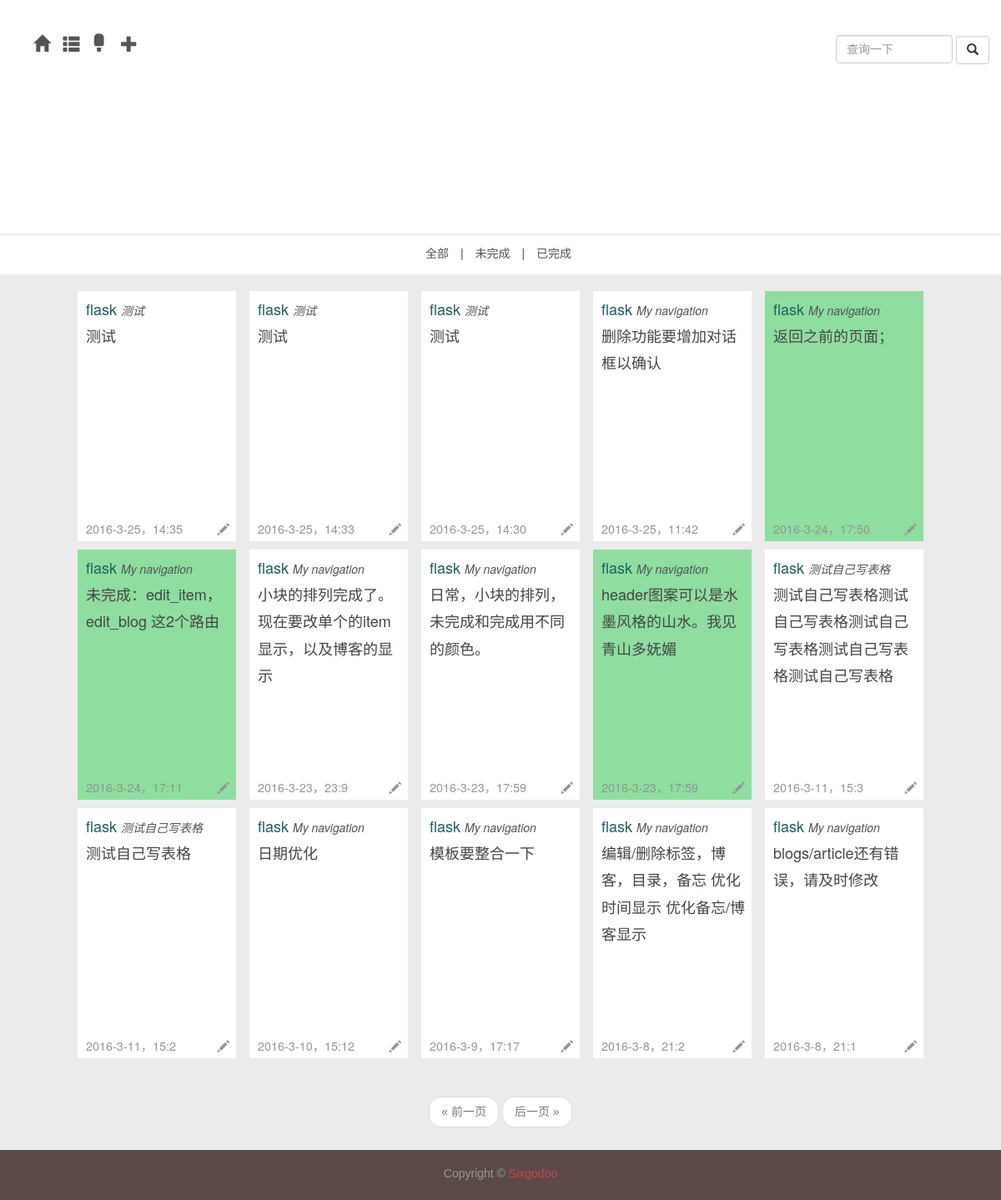
The app's page /daily/tag/2 with its own data.
### app/models.py (models this page shows, shortened)
class Item(db.Model):
	__tablename__ = 'items'
	id = db.Column(db.Integer, primary_key = True)
	name = db.Column(db.String, index = True)
	tag_id = db.Column(db.Integer, db.ForeignKey('tags.id'))
	timestamp = db.Column(db.DateTime,index=True,default=datetime.now)
	flags = db.Column(db.SmallInteger)								   # 16 bits integer, now 0 means not abandoned 2016.03.04 12:59:26
	text = db.Column(db.Text)

class Tag(db.Model):
	__tablename__ = 'tags'
	id = db.Column(db.Integer, primary_key = True)
	name = db.Column(db.String, unique = True)
	items = db.relationship('Item', backref = 'tag')

### app/main/views.py (the view)
@main.route('/daily/tag/<int:tag_id>',methods=['GET','POST'])
def tag(tag_id):
	form = QueryItemForm()
	page = request.args.get('page',1,type=int)
	if form.validate_on_submit():
		pagination = Item.query.filter_by(name=form.item_name.data).\
			order_by(Item.timestamp.desc()).\
			paginate(page,per_page=current_app.config['FLASKY_POSTS_PER_PAGE'],error_out=False)
		items = pagination.items
		return render_template('daily.html',title=u"检索",items=items,form=form,pagination=pagination)
	pagination = Item.query.filter_by(tag_id=tag_id).order_by(Item.timestamp.desc()).paginate(page,per_page=current_app.config['FLASKY_POSTS_PER_PAGE'],error_out=False)
	items = pagination.items
	return render_template('tag.html',title=u"日常",tag_id=tag_id,items=items,form=form,pagination=pagination)

### app/main/forms.py
class QueryItemForm(Form):
	item_name = StringField('',\
		validators=[Required()])
	submit = SubmitField(u'查询')

### app/templates/tag.html
{% extends "daily.html" %}
{% block page %}
	{% if pagination %}
	<div class="pagination my-pagination">
		<div class="container">
			{{macros.pagination_widget(pagination,'main.tag',tag_id=tag_id)}}
		</div>
	</div>
	{% endif %}
{% endblock %}

### app/templates/daily.html (shortened to what this page needs)
{% extends "new_base.html" %}
{% import "bootstrap/wtf.html" as wtf %}
{% block head %}
	{{super()}}
	<link href={{ url_for('static',filename='daily.css') }} rel="stylesheet">
{% endblock %}
{% block topnav %}
<div class="top-nav">
<ul class="list-inline">
	<li role="presentation"><a href={{url_for('main.daily')}}>全部</a></li>
	<li>|</li>
	<li role="presentation"><a href={{url_for('main.daily_req',req_id=0)}}>未完成</a></li>
	<li>|</li>
	<li role="presentation"><a href={{url_for('main.daily_req',req_id=1)}}>已完成</a></li>
</ul>
</div>
{% endblock %}
{%block nav_extent%}
<div class="nav-ul lg">
	<div class="dropdown">
	<a class="dropdown-toggle" data-toggle="dropdown" role="button" aria-haspopup="true" aria-expanded="false">
		<span class="glyphicon glyphicon-plus" aria-hidden="true"></span>
	</a>
</div>
</div>
{%endblock%}
{% block content %}
	<div class="main">
	{% if items %}
	{% for item in items %}
	<article {% if item.flags %}class="post post-ok"{% else %}class="post post-not"{%endif%}>
		<header class="post-text">
			<p>
				<a href={{url_for('main.tag',tag_id=item.tag.id)}}>{{item.tag.name}}</a>
				<a href={{url_for('main.item',item_id=item.id)}}><i style="font-size:14px;">{{item.name}}</i></a>
			</p>
			<p>{{item.text[:57]}}
			</p>
					<p class="post-time">
						{{item.timestamp.year}}-{{item.timestamp.month}}-{{item.timestamp.day}}，{{item.timestamp.hour}}:{{item.timestamp.minute}}
					</p>
					<div class="post-edit">
						<a href={{url_for('main.edit_item',item_id=item.id)}}>
							<span class="glyphicon glyphicon-pencil"></span>
						</a>
					</div>
				</header>
</article>
{% endfor %}
{% endif %}
</div>
<div class="container">
	<div class="nav-query">
		<form action="" method="post" name="item_query">
				{{form.item_name(class="form-control",placeholder="查询一下")}}
				<button class="btn btn-default" type="submit" style="inline-block">
					<span class="glyphicon glyphicon-search"></span>
				</button>
		</form>
	</div>
</div>
{% endblock %}

### app/static/new_base.css (style rules this page uses)
body { min-height: 700px; color: #555; font-size: 14px; line-height:1.75em; background:#ebebeb; position:relative; font-family: Helvetica, Arial, STXihei, "华文细黑", "Microsoft YaHei", "微软雅黑", sans-serif; }
.top-nav { padding-top: 10px; padding-bottom: 2px; border-top: 2px solid #EBEBEB; background-color: #FFFFFF; margin-bottom: 20px; text-align: center; }
.top-nav a { color:#505050; }
.nav a { color: #555; }
.nav-query { position: fixed; right: 1em; top:3em; width: auto; }
.nav-query .form-control { display: inline-block; width:10em; margin-right: 0; }
.nav-ul { display: inline-block; padding-left: 0.3em; }
.lg { padding: 10px 5px; font-size: 20px; margin-bottom: -10px; }
.my-pagination { display: block; bottom: 100px; margin: 0; width: 100%; height: 60px; text-align: center; padding-top:1.2em; }

### app/static/daily.css (style rules this page uses)
.main { display: flex; flex-direction: row; flex-wrap: wrap; justify-content:center; align-items: flex-start; }
.post { width: 190px; height: 300px; padding-left: 10px; padding-right: 7px; background:#FFFFFF; margin-left: 8px; margin-right: 8px; margin-bottom: 10px; position:relative; overflow:hidden; }
.post-text i { color: #505050; }
.post a { color: #1F5F5D; }
.post p { margin: 0; }
.post-ok { background-color: #FFFFFF; }
.post-not { background-color: rgba(101, 217, 125, 0.68); }
.post-text { margin: 5px 0; color: #444443; font:normal 18px/1.8 "Helvetica Neue", "Helvetica", "Arial", "Hiragino Sans GB", "Microsoft Yahei", "WenQuanYi Micro Hei", "sans-serif"; }
.post-edit { position: absolute; bottom: 1px; right: 8px; font-size: 0.8em; }
.post-edit a { color: #959595; }
.post-time { position: absolute; bottom: 2px; font-size: 0.8em; color: #959595; }

### app/templates/base.html (style rules this page uses)
article, aside, details, figcaption, figure, footer, header, hgroup, menu, nav, section { display: block; }

### records on screen
Item: tag.name "flask", name "测试", text "测试", timestamp.year "2016", timestamp.month "3", timestamp.day "25", timestamp.hour "14", timestamp.minute "35"
Item: tag.name "flask", name "测试", text "测试", timestamp.year "2016", timestamp.month "3", timestamp.day "25", timestamp.hour "14", timestamp.minute "33"
Item: tag.name "flask", name "测试", text "测试", timestamp.year "2016", timestamp.month "3", timestamp.day "25", timestamp.hour "14", timestamp.minute "30"
Item: tag.name "flask", name "My navigation", text "删除功能要增加对话框以确认", timestamp.year "2016", timestamp.month "3", timestamp.day "25", timestamp.hour "11", timestamp.minute "42"
Item: tag.name "flask", name "My navigation", text "返回之前的页面；", timestamp.year "2016", timestamp.month "3", timestamp.day "24", timestamp.hour "17", timestamp.minute "50"
Item: tag.name "flask", name "My navigation", text "未完成：edit_item，edit_blog 这2个路由", timestamp.year "2016", timestamp.month "3", timestamp.day "24", timestamp.hour "17", timestamp.minute "11"
Item: tag.name "flask", name "My navigation", text "小块的排列完成了。现在要改单个的item显示，以及博客的显示", timestamp.year "2016", timestamp.month "3", timestamp.day "23", timestamp.hour "23", timestamp.minute "9"
Item: tag.name "flask", name "My navigation", text "日常，小块的排列，未完成和完成用不同的颜色。", timestamp.year "2016", timestamp.month "3", timestamp.day "23", timestamp.hour "17", timestamp.minute "59"
Item: tag.name "flask", name "My navigation", text "header图案可以是水墨风格的山水。我见青山多妩媚", timestamp.year "2016", timestamp.month "3", timestamp.day "23", timestamp.hour "17", timestamp.minute "59"
Item: tag.name "flask", name "测试自己写表格", text "测试自己写表格测试自己写表格测试自己写表格测试自己写表格测试自己写表格", timestamp.year "2016", timestamp.month "3", timestamp.day "11", timestamp.hour "15", timestamp.minute "3"
Item: tag.name "flask", name "测试自己写表格", text "测试自己写表格", timestamp.year "2016", timestamp.month "3", timestamp.day "11", timestamp.hour "15", timestamp.minute "2"
Item: tag.name "flask", name "My navigation", text "日期优化", timestamp.year "2016", timestamp.month "3", timestamp.day "10", timestamp.hour "15", timestamp.minute "12"
Item: tag.name "flask", name "My navigation", text "模板要整合一下", timestamp.year "2016", timestamp.month "3", timestamp.day "9", timestamp.hour "17", timestamp.minute "17"
Item: tag.name "flask", name "My navigation", text "编辑/删除标签，博客，目录，备忘 优化时间显示 优化备忘/博客显示", timestamp.year "2016", timestamp.month "3", timestamp.day "8", timestamp.hour "21", timestamp.minute "2"
Item: tag.name "flask", name "My navigation", text "blogs/article还有错误，请及时修改", timestamp.year "2016", timestamp.month "3", timestamp.day "8", timestamp.hour "21", timestamp.minute "1"
